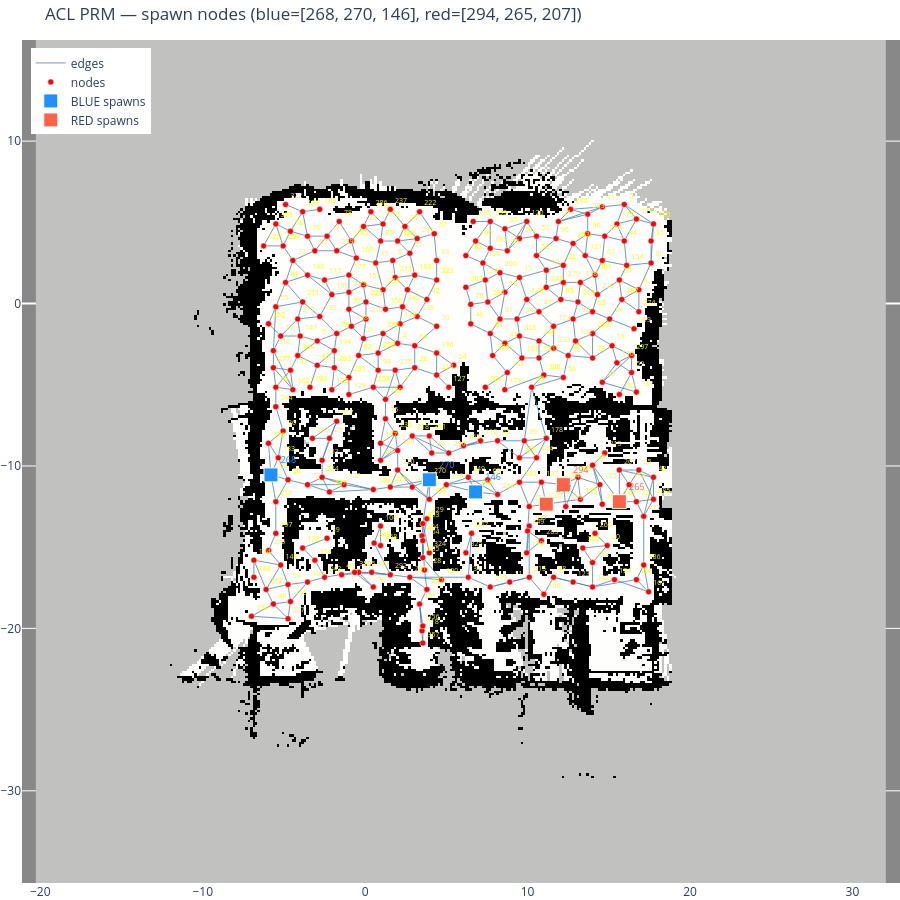

Here is the notebook cell this chart was saved with:
### Code cell
# ── Cell 4: Spawn nodes ──────────────────────────────────────────────────────
# Set node IDs for each team's 3 spawn positions.
# These are saved as graph-level attributes and highlighted on the map.

BLUE_SPAWN_NODES = [268, 270, 146]   # left-of-centre cluster (current defaults)
RED_SPAWN_NODES  = [294, 265, 207]  # right-of-centre cluster (current defaults)

all_spawn = {'blue': BLUE_SPAWN_NODES, 'red': RED_SPAWN_NODES}
for team, nodes in all_spawn.items():
    missing = [n for n in nodes if n not in G]
    if missing:
        print(f'WARNING — {team} nodes not in graph: {missing}')
    valid = [n for n in nodes if n in G]
    G.graph[f'{team}_spawn_nodes'] = valid
    print(f'{team.upper()} spawn nodes:')
    for n in valid:
        d = G.nodes[n]
        print(f'  node {n}: x={d["x"]:.2f}, y={d["y"]:.2f}')

# Highlight on map
fig3 = go.Figure(fig)
for team, color, nodes in [('BLUE', 'dodgerblue', BLUE_SPAWN_NODES),
                             ('RED',  'tomato',     RED_SPAWN_NODES)]:
    valid = [n for n in nodes if n in G]
    fig3.add_trace(go.Scatter(
        x=[G.nodes[n]['x'] for n in valid],
        y=[G.nodes[n]['y'] for n in valid],
        mode='markers+text',
        marker=dict(symbol='square', color=color, size=14,
                    line=dict(color='white', width=1)),
        text=[str(n) for n in valid],
        textposition='top right',
        textfont=dict(size=9, color=color),
        name=f'{team} spawns',
        hovertext=[f'{team} spawn node {n}<br>x={G.nodes[n]["x"]:.2f}, y={G.nodes[n]["y"]:.2f}'
                   for n in valid],
        hoverinfo='text',
    ))
fig3.update_layout(title=f'ACL PRM — spawn nodes (blue={BLUE_SPAWN_NODES}, red={RED_SPAWN_NODES})')
fig3.show()

### Figure 1 — Plotly figure (JSON) as saved in the notebook; plotly's stock layout.template omitted (floating-point values rounded to 4 significant figures; data arrays with more than 128 entries replaced by an {"elided": "..."} marker saying what was removed)
{"data": [{"colorscale": [[0, "rgb(0, 0, 0)"], [0.09091, "rgb(16, 16, 16)"], [0.1818, "rgb(38, 38, 38)"], [0.2727, "rgb(59, 59, 59)"], [0.3636, "rgb(81, 80, 80)"], [0.4545, "rgb(102, 101, 101)"], [0.5455, "rgb(124, 123, 122)"], [0.6364, "rgb(146, 146, 145)"], [0.7273, "rgb(171, 171, 170)"], [0.8182, "rgb(197, 197, 195)"], [0.9091, "rgb(224, 224, 223)"], [1, "rgb(254, 254, 253)"]], "dx": 0.15, "dy": 0.15, "hoverinfo": "skip", "showscale": false, "type": "heatmap", "x0": -20.2, "y0": -35.6, "z": {"elided": "346x349 int values"}}, {"hoverinfo": "skip", "line": {"color": "steelblue", "width": 0.8}, "mode": "lines", "name": "edges", "type": "scatter", "x": {"elided": "1500 float values"}, "y": {"elided": "1500 float values"}}, {"hoverinfo": "text", "hovertext": {"elided": "297 str values"}, "marker": {"color": "red", "line": {"color": "white", "width": 0.5}, "size": 6}, "mode": "markers+text", "name": "nodes", "text": {"elided": "297 str values"}, "textfont": {"color": "yellow", "size": 7}, "textposition": "top right", "type": "scatter", "x": {"elided": "297 float values"}, "y": {"elided": "297 float values"}}, {"hoverinfo": "text", "hovertext": ["BLUE spawn node 268<br>x=-5.80, y=-10.55", "BLUE spawn node 270<br>x=3.95, y=-10.85", "BLUE spawn node 146<br>x=6.80, y=-11.60"], "marker": {"color": "dodgerblue", "line": {"color": "white", "width": 1}, "size": 14, "symbol": "square"}, "mode": "markers+text", "name": "BLUE spawns", "text": ["268", "270", "146"], "textfont": {"color": "dodgerblue", "size": 9}, "textposition": "top right", "type": "scatter", "x": [-5.8, 3.95, 6.8], "y": [-10.55, -10.85, -11.6]}, {"hoverinfo": "text", "hovertext": ["RED spawn node 294<br>x=12.20, y=-11.15", "RED spawn node 265<br>x=15.65, y=-12.20", "RED spawn node 207<br>x=11.15, y=-12.35"], "marker": {"color": "tomato", "line": {"color": "white", "width": 1}, "size": 14, "symbol": "square"}, "mode": "markers+text", "name": "RED spawns", "text": ["294", "265", "207"], "textfont": {"color": "tomato", "size": 9}, "textposition": "top right", "type": "scatter", "x": [12.2, 15.65, 11.15], "y": [-11.15, -12.2, -12.35]}], "layout": {"height": 900, "legend": {"x": 0.01, "y": 0.99}, "margin": {"b": 0, "l": 0, "r": 0, "t": 40}, "plot_bgcolor": "#888", "title": {"text": "ACL PRM — spawn nodes (blue=[268, 270, 146], red=[294, 265, 207])"}, "width": 900, "yaxis": {"scaleanchor": "x", "scaleratio": 1}}}
